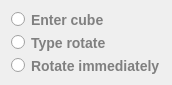
  <widget class="QWidget" name="verticalLayoutWidget">
   <property name="geometry">
    <rect>
     <x>1050</x>
     <y>290</y>
     <width>161</width>
     <height>80</height>
    </rect>
   </property>
   <layout class="QVBoxLayout" name="Choose_mode">
    <item>
     <widget class="QRadioButton" name="enter_cube">
      <property name="styleSheet">
       <string notr="true">QRadioButton{
  color: gray;
  font-size: 14px;
  font-weight: bold;
  border: none;
  text-align: center;
}

QRadioButton:pressed {
    color: green;
}</string>
      </property>
      <property name="text">
       <string>Enter cube</string>
      </property>
     </widget>
    </item>
    <item>
     <widget class="QRadioButton" name="type_rotate">
      <property name="styleSheet">
       <string notr="true">QRadioButton{
  color: gray;
  font-size: 14px;
  font-weight: bold;
  border: none;
  text-align: center;
}

QRadioButton:pressed {
    color: green;
}</string>
      </property>
      <property name="text">
       <string>Type rotate</string>
      </property>
     </widget>
    </item>
    <item>
     <widget class="QRadioButton" name="rotate_immediately">
      <property name="styleSheet">
       <string notr="true">QRadioButton{
  color: gray;
  font-size: 14px;
  font-weight: bold;
  border: none;
  text-align: center;
}

QRadioButton:pressed {
    color: green;
}</string>
      </property>
      <property name="text">
       <string>Rotate immediately</string>
      </property>
     </widget>
    </item>
   </layout>
  </widget>
